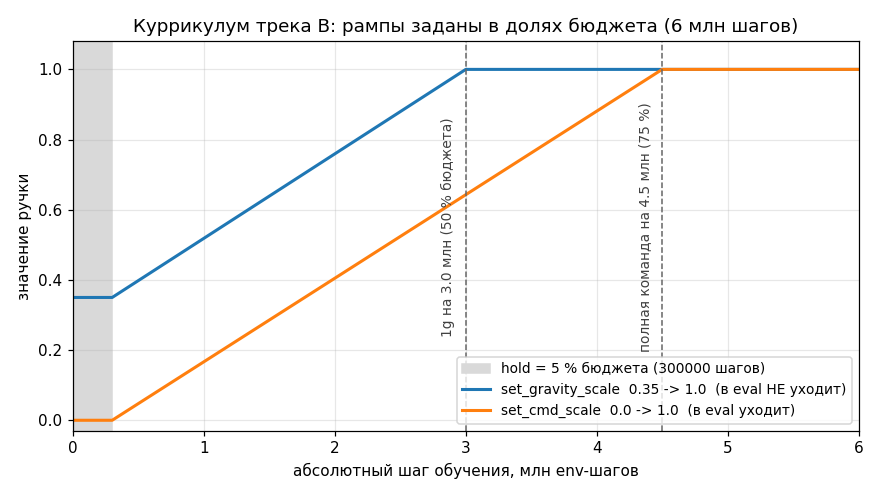

This chart was generated by the following Python code:
# -*- coding: utf-8 -*-
"""Расписание рамп трека B на учебном бюджете 6 млн шагов.

Числа взяты из track_b_walk/train.py, build_schedule():
    set_gravity_scale: linear(hold=0.05*total, ramp=0.45*total, lo=0.35, hi=1.0)
    set_cmd_scale:     linear(hold=0.05*total, ramp=0.70*total, lo=0.0,  hi=1.0)
Формула значения рампы — rl_toolkit/curriculum.py:148-150.

Пересборка:  python curriculum_ramps_track_b.py
"""
import numpy as np
import matplotlib
matplotlib.use("Agg")
import matplotlib.pyplot as plt

OUT = "curriculum_ramps_track_b.png"


def ramp(t, hold, length, lo, hi):
    """rl_toolkit/curriculum.py:148-150."""
    x = np.clip((t - hold) / float(length), 0.0, 1.0)
    return lo + (hi - lo) * x


total = 6_000_000
hold = int(0.05 * total)                      # 300 000
g_ramp = max(1, int(0.45 * total))            # 2 700 000
c_ramp = max(1, int(0.70 * total))            # 4 200 000

t = np.linspace(0, total, 2001)
g = ramp(t, hold, g_ramp, 0.35, 1.0)
c = ramp(t, hold, c_ramp, 0.0, 1.0)

m = 1e6
fig, ax = plt.subplots(figsize=(8, 4.5))
ax.axvspan(0, hold / m, color="0.85",
           label="hold = 5 %% бюджета (%d шагов)" % hold)
ax.plot(t / m, g, lw=2, label="set_gravity_scale  0.35 -> 1.0  (в eval НЕ уходит)")
ax.plot(t / m, c, lw=2, label="set_cmd_scale  0.0 -> 1.0  (в eval уходит)")

for x_end, txt in (((hold + g_ramp) / m, "1g на 3.0 млн (50 % бюджета)"),
                   ((hold + c_ramp) / m, "полная команда на 4.5 млн (75 %)")):
    ax.axvline(x_end, color="0.4", ls="--", lw=1)
    ax.annotate(txt, xy=(x_end, 0.55), xytext=(x_end - 0.08, 0.55),
                rotation=90, ha="right", va="center", fontsize=9, color="0.25")

ax.set_xlabel("абсолютный шаг обучения, млн env-шагов")
ax.set_ylabel("значение ручки")
ax.set_title("Куррикулум трека B: рампы заданы в долях бюджета (6 млн шагов)")
ax.set_xlim(0, total / m)
ax.set_ylim(-0.03, 1.08)
ax.grid(alpha=0.3)
ax.legend(loc="lower right", fontsize=9)
fig.tight_layout()
fig.savefig(OUT, dpi=110)
print("saved", OUT)
